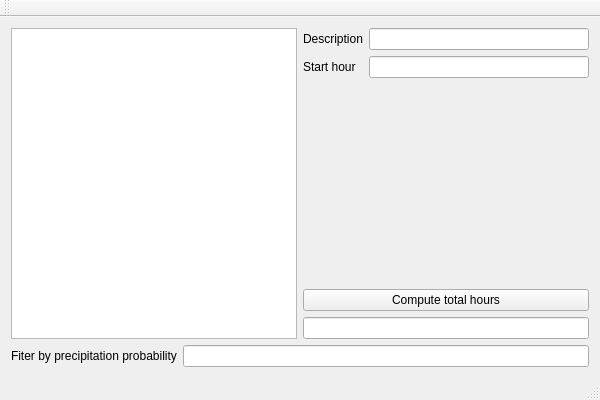
<?xml version="1.0" encoding="UTF-8"?>
<ui version="4.0">
 <class>GuiClass</class>
 <widget class="QMainWindow" name="GuiClass">
  <property name="geometry">
   <rect>
    <x>0</x>
    <y>0</y>
    <width>600</width>
    <height>400</height>
   </rect>
  </property>
  <property name="windowTitle">
   <string>Gui</string>
  </property>
  <widget class="QWidget" name="centralWidget">
   <layout class="QVBoxLayout" name="verticalLayout_3">
    <item>
     <layout class="QVBoxLayout" name="verticalLayout_2">
      <item>
       <layout class="QHBoxLayout" name="horizontalLayout">
        <item>
         <widget class="QListWidget" name="listWidget"/>
        </item>
        <item>
         <layout class="QVBoxLayout" name="verticalLayout">
          <item>
           <layout class="QFormLayout" name="formLayout">
            <item row="0" column="0">
             <widget class="QLabel" name="label_2">
              <property name="text">
               <string>Description</string>
              </property>
             </widget>
            </item>
            <item row="0" column="1">
             <widget class="QLineEdit" name="lineEdit_2"/>
            </item>
            <item row="1" column="0">
             <widget class="QLabel" name="label_3">
              <property name="text">
               <string>Start hour</string>
              </property>
             </widget>
            </item>
            <item row="1" column="1">
             <widget class="QLineEdit" name="lineEdit_3"/>
            </item>
           </layout>
          </item>
          <item>
           <widget class="QPushButton" name="pushButton">
            <property name="text">
             <string>Compute total hours</string>
            </property>
           </widget>
          </item>
          <item>
           <widget class="QLineEdit" name="lineEdit_4"/>
          </item>
         </layout>
        </item>
       </layout>
      </item>
      <item>
       <layout class="QFormLayout" name="formLayout_2">
        <item row="0" column="0">
         <widget class="QLabel" name="label">
          <property name="text">
           <string>Fiter by precipitation probability</string>
          </property>
         </widget>
        </item>
        <item row="0" column="1">
         <widget class="QLineEdit" name="lineEdit"/>
        </item>
       </layout>
      </item>
     </layout>
    </item>
   </layout>
  </widget>
  <widget class="QMenuBar" name="menuBar">
   <property name="geometry">
    <rect>
     <x>0</x>
     <y>0</y>
     <width>600</width>
     <height>22</height>
    </rect>
   </property>
  </widget>
  <widget class="QToolBar" name="mainToolBar">
   <attribute name="toolBarArea">
    <enum>TopToolBarArea</enum>
   </attribute>
   <attribute name="toolBarBreak">
    <bool>false</bool>
   </attribute>
  </widget>
  <widget class="QStatusBar" name="statusBar"/>
 </widget>
 <layoutdefault spacing="6" margin="11"/>
 <resources>
  <include location="Gui.qrc"/>
 </resources>
 <connections/>
</ui>
